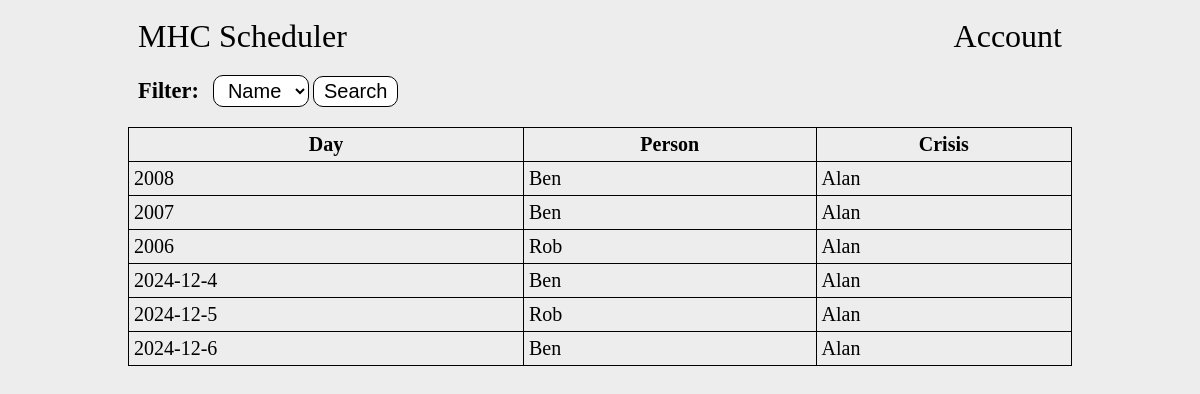
The page / on the database its author committed.
### tables this page shows
CREATE TABLE days (id INTEGER NOT NULL, person_id INTEGER NOT NULL, date VARCHAR(255) NOT NULL, crisis_id INTEGER, completed bool, PRIMARY KEY(id), FOREIGN KEY (person_id) REFERENCES people(id));

CREATE TABLE people (id INTEGER NOT NULL, name varchar(255) NOT NULL, days bit(5) NOT NULL, total_days tinyint NOT NULL, admin bool NOT NULL, diff int NOT NULL, password varchar(255), email varchar(255), number INTEGER, provider INTEGER, PRIMARY KEY (id));

### app.py (the view)
@app.route("/", methods=["GET"])
def index():
    con = sqlite3.connect("main.db")
    con.row_factory = sqlite3.Row
    cur = con.cursor()
    cur.execute("SELECT * FROM people;")
    rows = cur.fetchall()
    peopleData = [dict(row) for row in rows]
    if request.args.get('person'):
        person = request.args.get('person')
        cur.execute("SELECT days.date, p1.name AS oncall, p2.name AS crisis FROM days JOIN people p1 ON days.person_id = p1.id JOIN people p2 ON days.crisis_id = p2.id WHERE days.person_id = ? OR days.crisis_id = ? ORDER BY days.id ASC LIMIT 50", (person,person))
    else:
        cur.execute("SELECT date, p1.name AS oncall, p2.name AS crisis FROM days JOIN people p1 ON days.person_id = p1.id JOIN people p2 ON days.crisis_id = p2.id ORDER BY days.id ASC LIMIT 50")
    rows = cur.fetchall()
    daysData = [dict(row) for row in rows]
    con.close()
    if session.get("admin") != None:
        adminPerms = session['admin']
        if adminPerms == 1:
            return render_template('index.html', people=peopleData, days=daysData, accountLink="./signin", controlText="Admin", controlLink="./account")
        else:
            return render_template('index.html', people=peopleData, days=daysData, accountLink="./signin", controlText="Swaps", controlLink="./account")
    else:
        return render_template('index.html', people=peopleData, days=daysData, accountLink="./signin")

### app.py (called while the page is built)
@app.after_request
def add_header(response):
    response.headers["Cache-Control"] = "no-store, no-cache, must-revalidate, post-check=0, pre-check=0, max-age=0"
    response.headers["Pragma"] = "no-cache"
    response.headers["Expires"] = "0"
    return response

### templates/index.html (shortened to what this page needs)
{% extends "base.html" %}
{% block body %}
<nav>
    <a href="./">MHC Scheduler</a>
    <div>
        <a href="signin">Account</a>
    </div>
</nav>
<main>
    <form method="get">
        <label for="filter">Filter: </label>
        <select name="person" id="filter">
            <option disabled selected>Name</option>
        </select>
        <input type="submit" value="Search">
    </form>
    <table>
        <tr>
            <th>Day</th>
            <th>Person</th>
            <th>Crisis</th>
        </tr>
        {% for day in days %}
        <tr>
            <td>{{ day['date'] }}</td>
            <td>{{ day['oncall'] }}</td>
            <td>{{ day['crisis'] }}</td>
        </tr>
        {% endfor %}
    </table>
</main>
{% endblock %}

### static/main.css (style rules this page uses)
body { background-color: rgb(237, 237, 237); padding: 0 10%; }
nav { color: black; font-size: 2rem; display: flex; flex-direction: row; justify-content: space-between; align-items: center; }
nav a { color: black; text-decoration: none; padding: 10px; }
label, select, input { display: inline-block; font-size: 1.25rem; padding: 3px 10px; border-radius: 10px; }
label { font-weight: bold; font-size: 1.4rem; }
select, input { background-color: white; border: 1px solid black; }
form { margin: 10px 0 20px 0; }
table { width: 100%; margin: 10px 0; }
th, td { padding: 5px; font-size: 1.25rem; }
table, th, td { border: 1px solid black; border-collapse: collapse; }

### rows shown on the page
days: date "2008", oncall "Ben", crisis "Alan"
days: date "2007", oncall "Ben", crisis "Alan"
days: date "2006", oncall "Rob", crisis "Alan"
days: date "2024-12-4", oncall "Ben", crisis "Alan"
days: date "2024-12-5", oncall "Rob", crisis "Alan"
days: date "2024-12-6", oncall "Ben", crisis "Alan"
